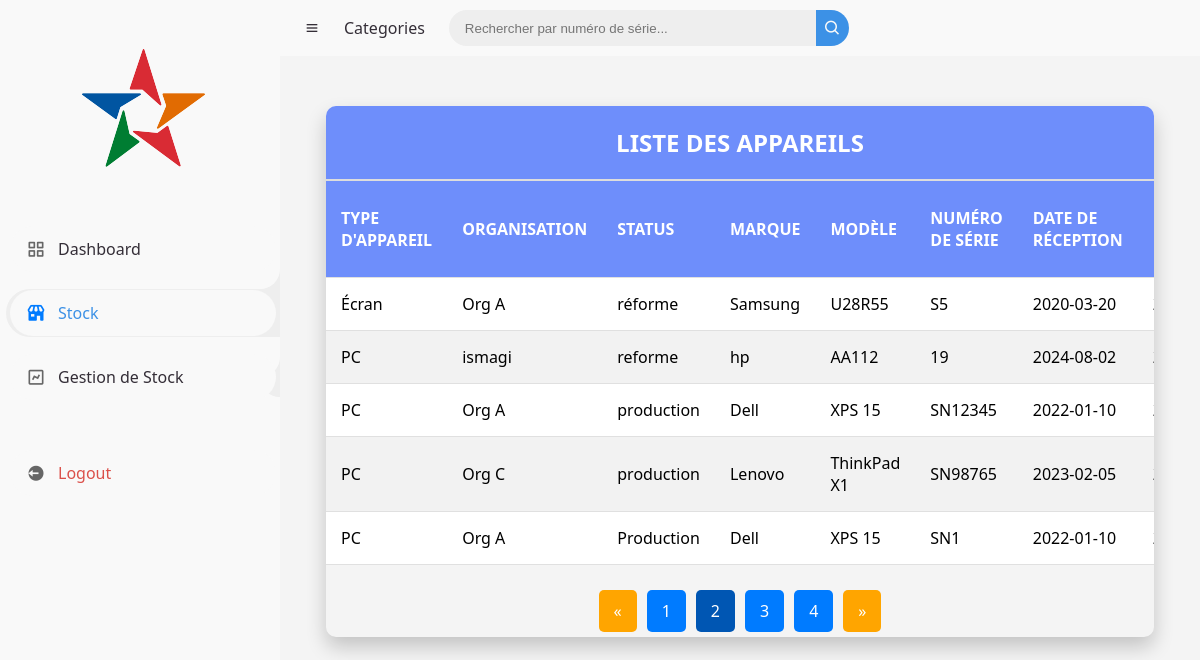
The page /Liste_appareil.php?page=2 (signed in) on the database its author committed.
### tables this page shows
CREATE TABLE `stock` (
  `id` int(11) NOT NULL,
  `appareil` varchar(100) NOT NULL,
  `organisation` varchar(100) NOT NULL,
  `status` varchar(50) NOT NULL,
  `marque` varchar(100) NOT NULL,
  `model` varchar(100) NOT NULL,
  `n_serie` varchar(100) NOT NULL,
  `date_achat` date NOT NULL,
  `date_mise_production` date NOT NULL,
  `created_at` timestamp NOT NULL DEFAULT current_timestamp(),
  `contact` varchar(255) DEFAULT NULL,
  `document` varchar(255) DEFAULT NULL
);

### Liste_appareil.php (the view, shortened to what this page needs)
<?php
$current_page = 'stock';
$servername = "localhost";
$username = "root";
$password = "";
$dbname = "user_db";
$conn = new mysqli($servername, $username, $password, $dbname);
$items_per_page = 5;
$page = isset($_GET['page']) && is_numeric($_GET['page']) ? (int)$_GET['page'] : 1;
$offset = ($page - 1) * $items_per_page;
$sql = "SELECT appareil, organisation, status, marque, model, n_serie, date_achat, date_mise_production, contact, document
        FROM stock ORDER BY stock.status DESC";
$total_items_sql = "SELECT COUNT(*) as total FROM stock";
$total_items_result = $conn->query($total_items_sql);
$total_items_row = $total_items_result->fetch_assoc();
$total_items = $total_items_row['total'];
$total_pages = ceil($total_items / $items_per_page);
$sql .= " LIMIT $items_per_page OFFSET $offset";
$result = $conn->query($sql);
?>
<!DOCTYPE html>
<html lang="fr">
<head>
    <link href='https://unpkg.com/boxicons@2.0.9/css/boxicons.min.css' rel='stylesheet'>
    <link rel="stylesheet" href="https://cdnjs.cloudflare.com/ajax/libs/font-awesome/6.0.0-beta3/css/all.min.css">
    <link rel="stylesheet" href="style.css">
</head>
<body>
<section id="sidebar">
    <a href="dashboard.php" class="logo_fr">
        <BR></BR>
        <img src="logo.png" alt="logo">
    </a>
    <ul class="side-menu top">
        <li class="<?php echo ($current_page == 'dashboard') ? 'active' : ''; ?>">
            <a href="dashboard.php">
                <i class='bx bx-grid-alt'></i>
                <span class="text">Dashboard</span>
            </a>
        </li>
        <li class="<?php echo ($current_page == 'stock') ? 'active' : ''; ?>">
            <a href="stock.php">
                <i class='bx bxs-store'></i>
                <span class="text">Stock</span>
            </a>
        </li>
        <li class="<?php echo ($current_page == 'gestion_stock') ? 'active' : ''; ?>">
            <a href="gestion_stock.php">
                <i class='bx bx-chart'></i>
                <span class="text">Gestion de Stock</span>
            </a>
        </li>
    </ul>
    <ul class="side-menu">
        <li>
            <a href="logout.php" class="logout">
                 <i class='bx bxs-log-out-circle'></i>
                 <span class="text">Logout</span>
            </a>
        </li>
    </ul>
</section>
    <section id="content">
        <nav>
    <i class='bx bx-menu'></i>
    <a href="#" class="nav-link">Categories</a>
    <form action="stock.php" method="GET">
    <div class="form-input">
        <input type="search" name="search" placeholder="Rechercher par numéro de série..." value="<?php echo isset($_GET['search']) ? htmlspecialchars($_GET['search']) : ''; ?>">
        <button type="submit" class="search-btn"><i class='bx bx-search'></i></button>
    </div>
</form>
</nav>
        <main>
            <div class="table-container">
                <h2>Liste des Appareils</h2>
                <?php if ($result->num_rows > 0): ?>
                    <table>
                        <thead>
                            <tr>
                                <th>Type d'Appareil</th>
                                <th>Organisation</th>
                                <th>Status</th>
                                <th>Marque</th>
                                <th>Modèle</th>
                                <th>Numéro de Série</th>
                                <th>Date de Réception</th>
                                <th>Date de Mise en Production</th>
                            </tr>
                        </thead>
                        <tbody>
                            <?php while($row = $result->fetch_assoc()): ?>
                                <tr>
                                    <td><?php echo htmlspecialchars($row['appareil']); ?></td>
                                    <td><?php echo htmlspecialchars($row['organisation']); ?></td>
                                    <td><?php echo htmlspecialchars($row['status']); ?></td>
                                    <td><?php echo htmlspecialchars($row['marque']); ?></td>
                                    <td><?php echo htmlspecialchars($row['model']); ?></td>
                                    <td><?php echo htmlspecialchars($row['n_serie']); ?></td>
                                    <td><?php echo htmlspecialchars($row['date_achat']); ?></td>
                                    <td><?php echo htmlspecialchars($row['date_mise_production']); ?></td>
                                </tr>
                            <?php endwhile; ?>
                        </tbody>
                    </table>
                  <div class="pagination">
                        <?php if ($page > 1): ?>
                            <a href="Liste_appareil.php?page=<?php echo $page - 1; ?>" class="prev">&laquo;</a>
                        <?php else: ?>
                            <span class="prev disabled">&laquo;</span>
                        <?php endif; ?>
                        <?php for ($i = 1; $i <= $total_pages; $i++): ?>
                            <?php if ($i == $page): ?>
                                <span class="active"><?php echo $i; ?></span>
                            <?php else: ?>
                                <a href="Liste_appareil.php?page=<?php echo $i; ?>"><?php echo $i; ?></a>
                            <?php endif; ?>
                        <?php endfor; ?>
                        <?php if ($page < $total_pages): ?>
                            <a href="Liste_appareil.php?page=<?php echo $page + 1; ?>" class="next">&raquo;</a>
                        <?php else: ?>
                            <span class="next disabled">&raquo;</span>
                        <?php endif; ?>
                    </div>
                <?php else: ?>
                    <p class="no-data">Aucun appareil trouvé.</p>
                <?php endif; ?>
            </div>
        </main>
    </section>
</body>
</html>

### style.css (style rules this page uses)
* { margin: 0; padding: 0; box-sizing: border-box; }
a { text-decoration: none; }
li { list-style: none; }
:root { --poppins: 'Poppins', sans-serif; --lato: 'Lato', sans-serif; --light: #F9F9F9; --blue: #3C91E6; --light-blue: #CFE8FF; --grey: #eee; --dark-grey: #AAAAAA; --dark: #342E37; --red: #DB504A; --yellow: #FFCE26; --light-yellow: #FFF2C6; --orange: #FD7238; --light-orange: #FFE0D3; }
html { overflow-x: hidden; }
body { background: var(--grey); overflow-x: hidden; font-family: var(--lato); }
#sidebar { position: fixed; top: 0; left: 0; width: 280px; height: 100%; background: var(--light); z-index: 2000; transition: .3s ease; overflow-x: hidden; }
#sidebar .side-menu { width: 100%; margin-top: 48px; }
#sidebar .side-menu li { height: 48px; background: transparent; margin-left: 6px; border-radius: 48px 0 0 48px; padding: 4px; }
#sidebar .side-menu li.active { background: var(--grey); position: relative; }
#sidebar .side-menu li.active::before, #sidebar .side-menu li.active::after { content: ''; position: absolute; width: 40px; height: 40px; border-radius: 50%; right: 0; box-shadow: 20px 20px 0 var(--grey); z-index: -1; }
#sidebar .side-menu li.active::before { top: -40px; }
#sidebar .side-menu li.active::after { bottom: -40px; }
#sidebar .side-menu li a { width: 100%; background: var(--light); display: flex; align-items: center; border-radius: 48px; font-size: 16px; color: var(--dark); white-space: nowrap; overflow-x: hidden; }
#sidebar .side-menu.top li.active a { color: var(--blue); }
#sidebar .side-menu li a.logout { color: var(--red); }
#content { position: relative; width: calc(100% - 280px); left: 280px; transition: .3s ease; }
#content nav { height: 56px; background: var(--light); padding: 0 24px; display: flex; align-items: center; grid-gap: 24px; position: sticky; top: 0; left: 0; z-index: 1000; }
#content nav a { color: var(--dark); }
#content nav .bx.bx-menu { cursor: pointer; color: var(--dark); }
#content nav .nav-link { font-size: 16px; transition: .3s ease; }
#content nav form { max-width: 400px; width: 100%; margin-right: auto; }
#content nav form .form-input { display: flex; align-items: center; height: 36px; }
#content nav form .form-input input { flex-grow: 1; padding: 0 16px; height: 100%; border: none; background: var(--grey); border-radius: 36px 0 0 36px; outline: none; width: 100%; color: var(--dark); }
#content nav form .form-input button { width: 36px; height: 100%; display: flex; justify-content: center; align-items: center; background: var(--blue); color: var(--light); font-size: 18px; border: none; outline: none; border-radius: 0 36px 36px 0; cursor: pointer; }
.side-menu { list-style: none; padding: 0; margin: 0; width: 100%; }
.side-menu li { display: flex; align-items: center; margin-bottom: 16px; }
.side-menu li a { display: flex; align-items: center; text-decoration: none; color: #333; padding: 12px 16px; width: 100%; border-radius: 8px; transition: background-color 0.3s, color 0.3s; }
.side-menu li a i { font-size: 20px; margin-right: 12px; color: #666; }
.side-menu li a .text { font-size: 16px; font-weight: 500; }
.side-menu li.active a { background-color: #f5f5f5; color: #007bff; }
.side-menu li.active a i { color: #007bff; }

### Liste_appareil.php (style rules this page uses)
body { font-family: 'Segoe UI', Tahoma, Geneva, Verdana, sans-serif; background-color: #f4f4f4; margin: 0; padding: 0; }
.table-container { width: 90%; margin: 50px auto; box-shadow: 0 10px 20px rgba(0, 0, 0, 0.2); border-radius: 10px; overflow: hidden; }
table { width: 100%; border-collapse: collapse; background-color: #ffffff; }
table th, table td { padding: 15px; text-align: left; border-bottom: 1px solid #e0e0e0; }
table th { background-color: #6e8efb; color: #ffffff; font-weight: bold; text-transform: uppercase; }
table tr:nth-child(even) { background-color: #f2f2f2; }
.table-container h2 { margin: 0; padding: 20px; background-color: #6e8efb; color: #ffffff; text-align: center; text-transform: uppercase; font-size: 24px; border-bottom: 2px solid #ddd; }
.pagination { text-align: center; margin-top: 20px; display: flex; justify-content: center; align-items: center; }
.pagination a, .pagination span { display: inline-block; padding: 10px 15px; margin: 5px; border-radius: 5px; background-color: #007bff; color: #fff; text-decoration: none; transition: background-color 0.3s ease; }
.pagination a.active, .pagination span.active { background-color: #0056b3; }
.pagination .prev, .pagination .next { background-color: orange; color: white; }

### rows shown on the page
stock: appareil "Écran", organisation "Org A", status "réforme", marque "Samsung", model "U28R55", n_serie "S5", date_achat "2020-03-20"
stock: appareil "PC", organisation "ismagi", status "reforme", marque "hp", model "AA112", n_serie "19", date_achat "2024-08-02"
stock: appareil "PC", organisation "Org A", status "production", marque "Dell", model "XPS 15", n_serie "SN12345", date_achat "2022-01-10"
stock: appareil "PC", organisation "Org C", status "production", marque "Lenovo", model "ThinkPad X1", n_serie "SN98765", date_achat "2023-02-05"
stock: appareil "PC", organisation "Org A", status "Production", marque "Dell", model "XPS 15", n_serie "SN1", date_achat "2022-01-10"
